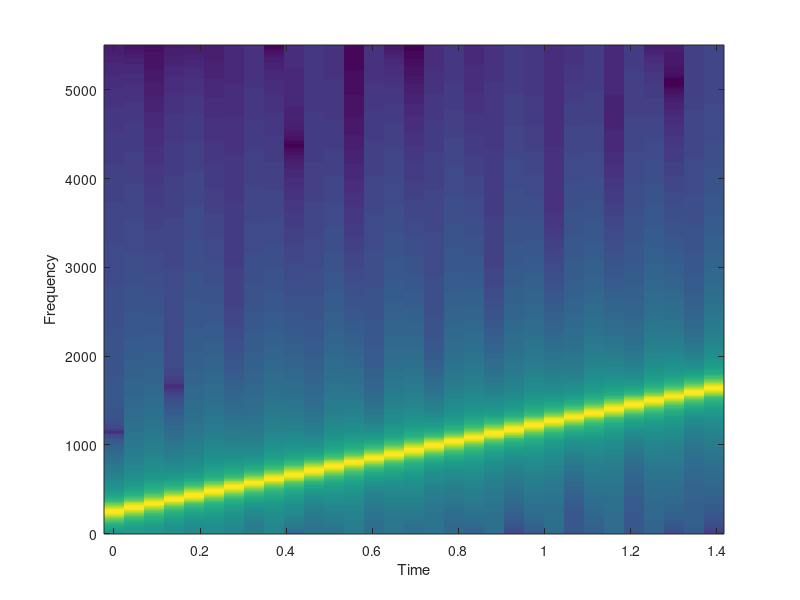

This chart was generated by the following MATLAB code:
fsamp =11025; % set sampling frequency
dt =1/fsamp; % set sampling interval in seconds
dur = 1.5;%set signal duration in seconds
tt=0:dt:dur; % create vector of time samples spaced at dt seconds
psi =2*pi* (500*tt.^2+200*tt +100); % set argument for chirp function 
xx=10*cos(psi); % modulate signal with cosine and amplitude cos 
soundsc(xx,fsamp);% play signal
specgram(xx,1024,fsamp);% plot spectrogram